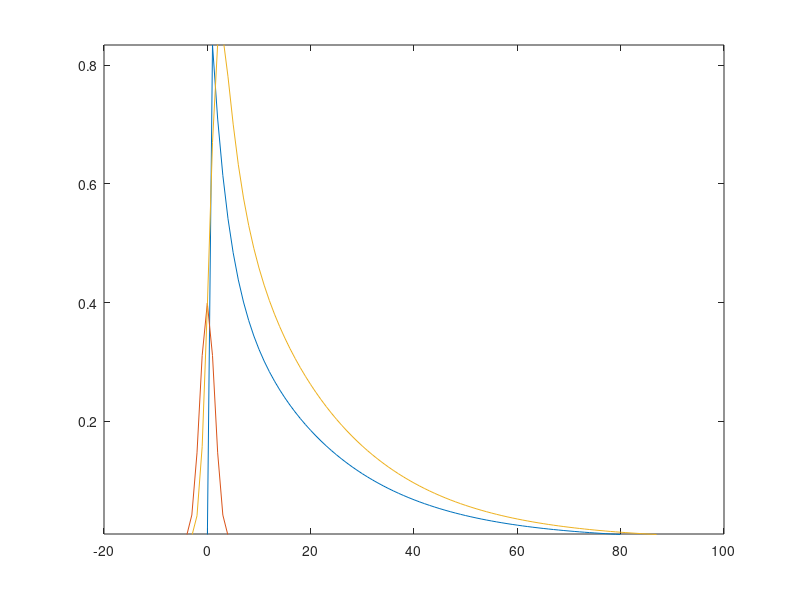

Source code (MATLAB):
clear; clf;
%function [t,y] = DummyData

t = -20:100;

% double exponential 
tau1 = 20;
tau2 = 3;
y = 0.5 * exp(-t/tau1) + 0.5 * exp(-t/tau2);
y(t<=0) = 0;

% instrumental function
t2 = -10:10;
c = 0; lw = 2;
irf = 1/sqrt(pi*lw)*exp(-(t2-c).^2/lw^2);

% convoluted
z = conv(y, irf,'same');

% plotting
plot(t,y,t2,irf);
ylim([1e-2 max(y)])
hold on;
plot(t,z);
